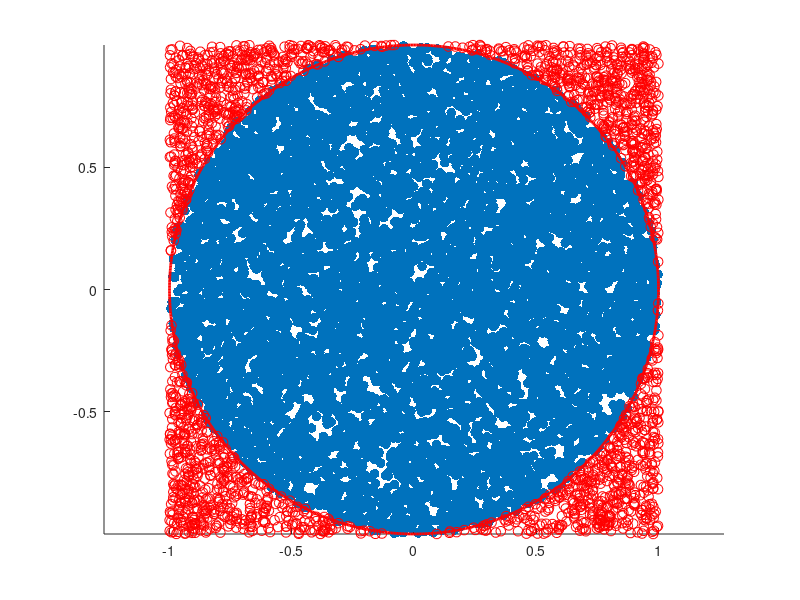

Write the MATLAB code that produced this figure.
function calc_pi()
    % Določimo št. točk in radij kroga:
    St_tock = 10000;
    R = 1;

    % Določimo ocenjeno vrednost pi, napako in koordinate točk v krogu:
    [Ocena_Pi, error, koordinate_v_krogu] = area_pi(St_tock, R);

    disp(['Ocena π: ', num2str(Ocena_Pi)]);
    disp(['Napaka: ', num2str(error)]);
    disp('Koordinate točk znotraj kroga:');
    disp(koordinate_v_krogu);

    izris_grafa(St_tock, R);
end

function [Ocena_Pi, error, koordinate_v_krogu] = area_pi(nabor_tock, R)

    % Podamo začetno stanje:
    V_Krogu = 0;
    koordinate_v_krogu = zeros(nabor_tock, 2);

    % Anonimna funkcija, ki preverja ali je tocka T(x,y) na kroznici:
    Na_kroznici = @(x, y) x^2 + y^2 <= R^2;

    % Zapišemo for zanko:
    for i = 1:nabor_tock
        x = 2 * rand() - 1;
        y = 2 * rand() - 1;
        if Na_kroznici(x, y)
            V_Krogu = V_Krogu + 1;
            koordinate_v_krogu(i, :) = [x, y];
        end
    end
    Ocena_Pi = 4 * V_Krogu / nabor_tock;

    % Napako izrazimo kot absolutno vrednost:
    error = abs(Ocena_Pi - pi);
end


%Zapišemo funkcijo za izris grafa:

function izris_grafa(St_Tock, R)

    x = 2 * rand(St_Tock, 1) - 1;
    y = 2 * rand(St_Tock, 1) - 1;
    razdalja = sqrt(x.^2 + y.^2);

    tocke_v = razdalja <= R;
    tocke_izven = razdalja > R;
    
    % Določimo barvo in obliko točk na grafu
    scatter(x(tocke_v), y(tocke_v), 50, 'blue', 'o', 'filled');
    hold on;
    scatter(x(tocke_izven), y(tocke_izven), 50, 'r', 'o');
    
    Plot_kroznice(R);
    axis equal;
end


function Plot_kroznice(r)
%Numerično določimo razdelitev kota za izris na 1000 kosov:
    kot = linspace(0, 2 * pi, 1000);
    x = r * cos(kot);
    y = r * sin(kot);
    plot(x, y, 'r', 'LineWidth', 2);
end
